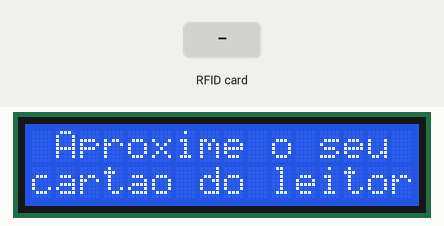
Simulated run of this sketch. Board: Arduino Uno, built with avr-gcc and run on an emulated ATmega328P. Parts: 16×2 character LCD. The test bench sets the inputs (shaded band). What the sketch prints to the serial monitor is not drawn.

Above: at 1.3 s.
1.4 s: RFID card F9 AF 5E 9E held to the reader
At 1.8 s:
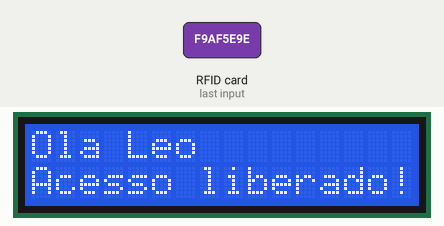
2.9 s: RFID card C4 37 A5 85 held to the reader
At 4.7 s:
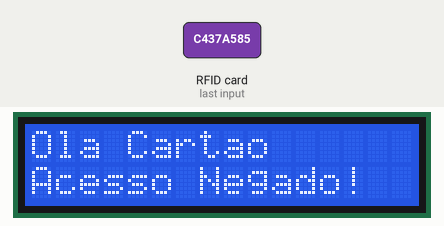
5.9 s: RFID card E7 DB 4D E5 held to the reader
At 8.9 s:
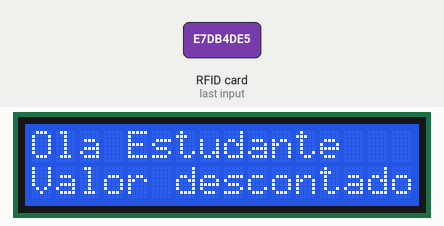
Timing chart, 0 to 10.4 s (numbered marks = the images above; inputs shaded):
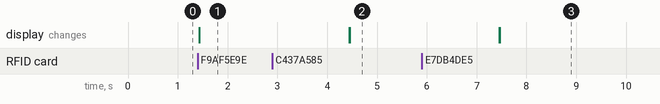

Measured:
- after the input at 1.4 s, the display: changes at once (image 1)
- after the input at 2.9 s, the display: first differs from a run without the input after 1.5 s (image 2)
- after the input at 5.9 s, the display: first differs from a run without the input after 1.6 s (image 3)

The sketch:

RFID.ino
```cpp
#include <MFRC522.h>
#include <SPI.h>
#include<LiquidCrystal.h>

#define SS_PIN 10
#define RST_PIN 9

MFRC522 mfrc522(SS_PIN, RST_PIN);
LiquidCrystal lcd(6, 7, 5, 4, 3, 2);

char st[20];

void setup() {
  Serial.begin(9600);
  SPI.begin();
  mfrc522.PCD_Init();
  Serial.println("Aproxime o seu cartao do leitor ...");
  Serial.println();
  lcd.begin(16, 2);
  mensagemInicial();
}

void loop() {
  if (! mfrc522.PICC_IsNewCardPresent())
    return;
  if (! mfrc522.PICC_ReadCardSerial())
    return;

  Serial.print("UID da tag :");
  String conteudo = "";
  byte letra;
  for (byte i = 0; i < mfrc522.uid.size; i ++) {
    Serial.print(mfrc522.uid.uidByte[i] < 0x10 ? " 0" : " ");
    Serial.print(mfrc522.uid.uidByte[i], HEX);
    conteudo.concat(String(mfrc522.uid.uidByte[i] < 0x10 ? " 0" : " "));
    conteudo.concat(String(mfrc522.uid.uidByte[i], HEX));
  }
  Serial.println();
  Serial.print("Mensagem : ");
  conteudo.toUpperCase();

  //uid do chaveiro
  if (conteudo.substring(1) == "F9 AF 5E 9E") {
    Serial.println("Olá Leo");
    Serial.println();
    lcd.clear();
    lcd.setCursor(0, 0);
    lcd.print("Ola Leo");
    lcd.setCursor(0, 1);
    lcd.print("Acesso liberado!");
    delay(3000);
    mensagemInicial();
  }

  //UID DO CARTAO
  if (conteudo.substring(1) == "C4 37 A5 85") {
    Serial.println("Olá Cartao");
    Serial.println();
    lcd.clear();
    lcd.setCursor(0, 0);
    lcd.print("Ola Cartao");
    lcd.setCursor(0, 1);
    lcd.print("Acesso Negado!");
    delay(3000);
    mensagemInicial();
  }

  //UID DO CARTAO
  if (conteudo.substring(1) == "E7 DB 4D E5") {
    Serial.println("Olá Estudante");
    Serial.println();
    lcd.clear();
    lcd.setCursor(0, 0);
    lcd.print("Ola Estudante");
    lcd.setCursor(0, 1);
    lcd.print("Valor descontadox'!");
    delay(3000);
    mensagemInicial();
  }
}

void mensagemInicial() {
  lcd.clear();
  lcd.print(" Aproxime o seu");
  lcd.setCursor(0,1);
  lcd.print("cartao do leitor");
}
```
